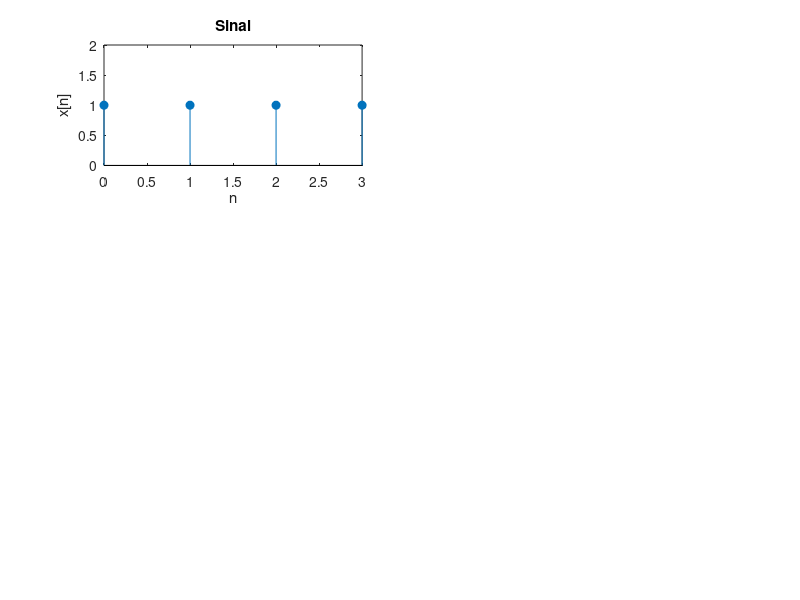

This chart was generated by the following MATLAB code: (Note: this script raises an error after producing the figure.)
T=4; % Tamanho do pulso retangular
t=0:1:3; % Instante de tempo considerado
x=rectpuls(t-T/2,T); % Geração do pulso

subplot(3,2,1);
stem(t, x, 'filled');
ylim([0 2])
title('Sinal');
xlabel('n');
ylabel('x[n]')
% Cálculo da DFT
N=200000; % N >> n p/ aproximar da DFT da DTFT
X_dft= dft(x, N);
def_X_dft = X_dft;
def_omega = linspace(0, 2*pi, N);


subplot(3,2,3);
omega = linspace(-2*pi, 2*pi, 2*N);
X_dtft = [conj(X_dft) X_dft];
plot(omega,abs(X_dtft));
title('DTFT de -2\pi até 2\pi');
xlabel('\Omega (rad)');
ylabel('|X(e^{j\Omega})|');

subplot(3,2,4);
arg_dtft = angle(X_dtft);
plot(omega, arg_dtft);
%title('Fase do sinal de -2\pi até 2\pi');
xlabel('\Omega (rad)');
ylabel('arg(X(e^{j\Omega})');

input('Pressione uma tecla para visualizar os próximos...');

subplot(3,2,1);
omega = linspace(0, 2*pi, N);
plot(omega,abs(X_dft));
title('DTFT de 0 até 2\pi');
xlim([0 2*pi])
xlabel('\Omega (rad)');
ylabel('|X(e^{j\Omega})|');

subplot(3,2,2);
arg_dtft = angle(X_dft);
plot(omega, arg_dtft);
xlim([0 2*pi])
%title('Fase do sinal de -2\pi até 2\pi');
xlabel('\Omega (rad)');
ylabel('arg(X(e^{j\Omega})');

%%%%%%%%%% DFT 4 pontos %%%%%%%
subplot(3,2,3)
N = 4;
k = 0:1:N-1;
X_dft= dft(x, N);
stem(k, abs(X_dft), 'filled');
title('DFT de 4 Pontos');
xlabel('K');
ylabel('|X[k]|');

subplot(3,2,4)
stem(k, angle(X_dft), 'filled');
ylim([-5 5]);
xlabel('K');
ylabel('arg(X[k])');

subplot(3,2,5)
omega = (2*pi/N) * k;
hold on;
title('Demonstração da amostragem')
plot(def_omega, abs(def_X_dft))
xlim([0 2*pi])
stem(omega, abs(X_dft), 'filled');
xlabel('\Omega (rad)');
ylabel('|X(e^{j\Omega})|');
hold off;

subplot(3,2,6)
hold on;
plot(def_omega, angle(def_X_dft))
xlim([0 2*pi])
stem(omega, angle(X_dft), 'filled');
xlabel('\Omega (rad)');
ylabel('arg(X(e^{j\Omega})');
hold off;

input('Pressione uma tecla para visualizar os próximos...');

%%%%%%%%%%%% DFT 8 %%%%%%%%%%%%%
subplot(3,2,3)
N = 8;
k = 0:1:N-1;
omega = (2*pi/N) * k;
X_dft= dft(x, N);
stem(k, abs(X_dft), 'filled');
title('DFT de 8 Pontos');
xlabel('K');
ylabel('|X[k]|');

subplot(3,2,4)
stem(k, angle(X_dft), 'filled');
xlabel('K');
ylabel('arg(X[k])');

subplot(3,2,5)
hold on;
title('Demonstração da amostragem')
plot(def_omega, abs(def_X_dft))
xlim([0 2*pi])
stem(omega, abs(X_dft), 'filled');
xlabel('\Omega (rad)');
ylabel('|X(e^{j\Omega})|');
hold off;

subplot(3,2,6)
hold on;
plot(def_omega, angle(def_X_dft))
xlim([0 2*pi])
stem(omega, angle(X_dft), 'filled');
xlabel('\Omega (rad)');
ylabel('arg(X(e^{j\Omega})');
hold off;

input('Pressione uma tecla para visualizar os próximos...');

%%%%%%%%%%%% DFT 16 %%%%%%%%%%%%%%%%%
subplot(3,2,3)
N = 16;
k = 0:1:N-1;
omega = (2*pi/N) * k;
X_dft= dft(x, N);
stem(k, abs(X_dft), 'filled');
title('DFT de 16 Pontos');
xlabel('K');
ylabel('|X[k]|');

subplot(3,2,4)
stem(k, angle(X_dft), 'filled');
xlabel('K');
ylabel('arg(X[k])');

subplot(3,2,5)
hold on;
title('Demonstração da amostragem')
plot(def_omega, abs(def_X_dft))
xlim([0 2*pi])
stem(omega, abs(X_dft), 'filled');
xlabel('\Omega (rad)');
ylabel('|X(e^{j\Omega})|');
hold off;

subplot(3,2,6)
hold on;
omega = (2*pi/N) * k;
plot(def_omega, angle(def_X_dft))
xlim([0 2*pi])
stem(omega, angle(X_dft), 'filled');
xlabel('\Omega (rad)');
ylabel('arg(X(e^{j\Omega})');
hold off;

input('Pressione uma tecla para visualizar os próximos...');

%%%%%%%%% DFT 128 %%%%%%%%
subplot(3,2,3)
N = 128;
k = 0:1:N-1;
omega = (2*pi/N) * k;
X_dft= dft(x, N);
stem(k, abs(X_dft), 'filled');
title('DFT de 128 Pontos');
xlabel('K');
ylabel('|X[k]|');

subplot(3,2,4)
stem(k, angle(X_dft), 'filled');
xlabel('K');
ylabel('arg(X[k])');

subplot(3,2,5)
hold on;
omega = (2*pi/N) * k;
title('Demonstração da amostragem')
plot(def_omega, abs(def_X_dft))
xlim([0 2*pi])
stem(omega, abs(X_dft), 'filled');
xlabel('\Omega (rad)');
ylabel('|X(e^{j\Omega})|');
hold off;

subplot(3,2,6)
hold on;
plot(def_omega, angle(def_X_dft))
xlim([0 2*pi])
stem(omega, angle(X_dft), 'filled');
xlabel('\Omega (rad)');
ylabel('arg(X(e^{j\Omega})');
hold off;
